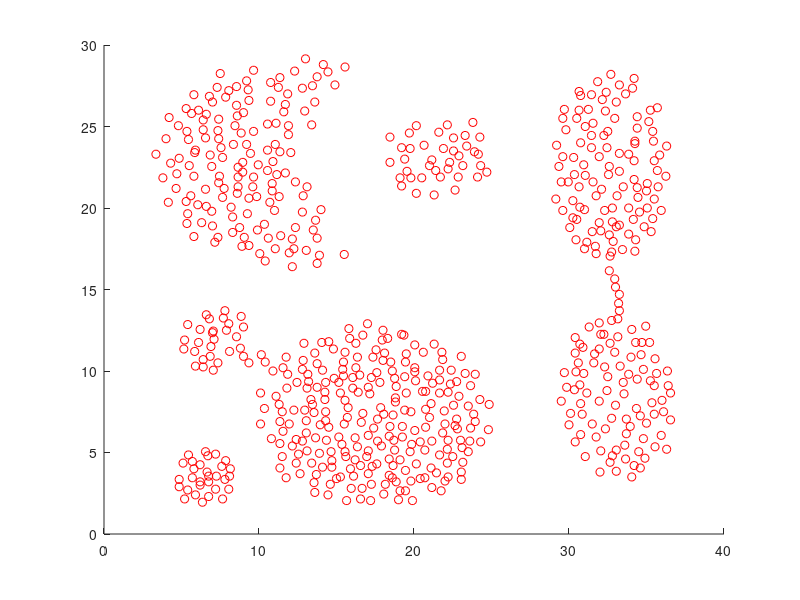
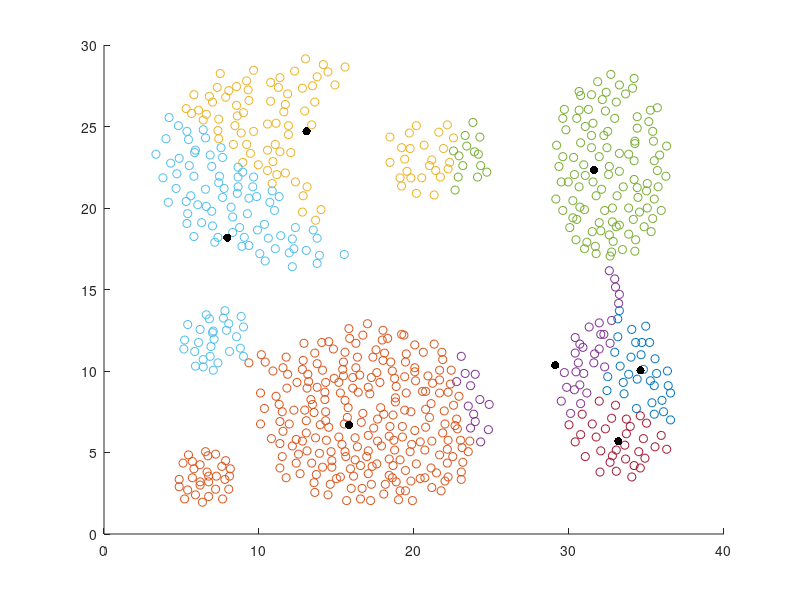
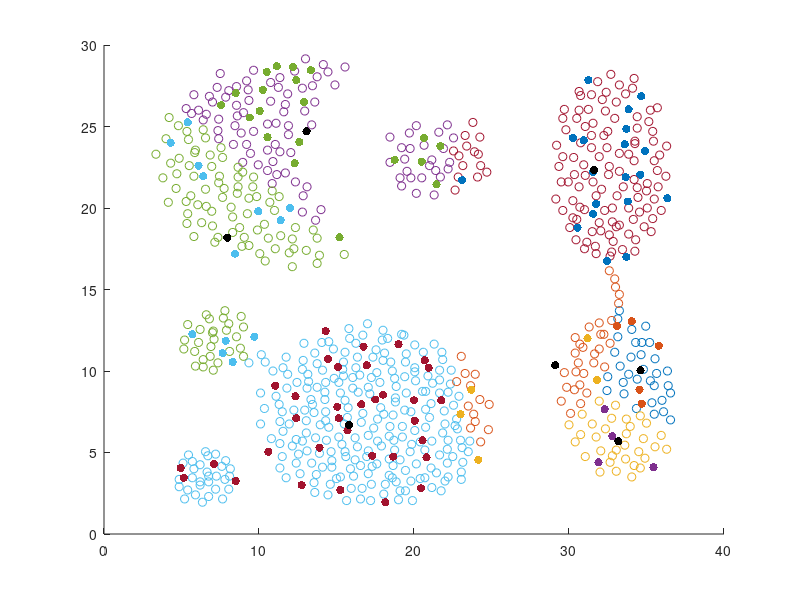

Reproduce these figures in MATLAB, in order.
dataTrain = csvread('TrainsetTugas2.csv');
dataTest = csvread('TestsetTugas2.csv');
figure
hold on
scatter(dataTrain(:,1),dataTrain(:,2),'r');
hold off


%ambil nilai k=7
k = 7
for i=1 : k
    c(i,1)=dataTrain(randi(688),1);% isi nilai x
    c(i,2)=dataTrain(randi(688),2);% isi nilai y
end
%inisiasi centroid lama
clama=zeros(k,2);
while clama~=c %bandingkan centroid lama sama centroid baru
    %centroid lama dibackup
    for i=1 : k
        clama(i,1) = c(i,1);
        clama(i,2) = c(i,2);
    end
    for i = 1 : size(dataTrain)
        for j = 1 : k
            jarak(j)=sqrt(((c(j,1)-dataTrain(i,1))^2)+(c(j,2)-dataTrain(i,2))^2);%ngitung centroid
        end
        [nilaiMin,indeksMin]=min(jarak);
        dataTrain(i,3)=indeksMin;
    end
%     dtTrainC1 = dataTrain(find(dataTrain(:,3)==1),:);
%     dtTrainC2 = dataTrain(find(dataTrain(:,3)==2),:);
%     dtTrainC3 = dataTrain(find(dataTrain(:,3)==3),:);
%     dtTrainC4 = dataTrain(find(dataTrain(:,3)==4),:); 
%     dtTrainC5 = dataTrain(find(dataTrain(:,3)==5),:);
%     dtTrainC6 = dataTrain(find(dataTrain(:,3)==6),:);
%     dtTrainC7 = dataTrain(find(dataTrain(:,3)==7),:);
%     c(1,1) = mean(dtTrainC1(:,1)); %update centroid baru
%     c(1,2) = mean(dtTrainC1(:,2));
%     c(2,1) = mean(dtTrainC2(:,1));
%     c(2,2) = mean(dtTrainC2(:,2));
%     c(3,1) = mean(dtTrainC3(:,1));
%     c(3,2) = mean(dtTrainC3(:,2));
%     c(4,1) = mean(dtTrainC4(:,1));
%     c(4,2) = mean(dtTrainC4(:,2));
%     c(5,1) = mean(dtTrainC5(:,1));
%     c(5,2) = mean(dtTrainC5(:,2));
%     c(6,1) = mean(dtTrainC6(:,1));
%     c(6,2) = mean(dtTrainC6(:,2));
%     c(7,1) = mean(dtTrainC7(:,1));
%     c(7,2) = mean(dtTrainC7(:,2));
    for i=1 : k
        c(i,1) = mean(dataTrain(find(dataTrain(:,3)==i),1));
        c(i,2) = mean(dataTrain(find(dataTrain(:,3)==i),2));
    end
end

figure
hold on
for i = 1 : k
    scatter(dataTrain(find(dataTrain(:,3)==i),1),dataTrain(find(dataTrain(:,3)==i),2));
    scatter(c(i,1),c(i,2),'k','filled');
end
hold off

% figure
% hold on
% scatter(dtTrainC1(:,1),dtTrainC1(:,2),'r','+');
% scatter(dtTrainC2(:,1),dtTrainC2(:,2),'g');
% scatter(dtTrainC3(:,1),dtTrainC3(:,2),'b');
% scatter(dtTrainC4(:,1),dtTrainC4(:,2),'y');
% scatter(dtTrainC5(:,1),dtTrainC5(:,2),'m');
% scatter(dtTrainC6(:,1),dtTrainC6(:,2),'c');
% scatter(dtTrainC7(:,1),dtTrainC7(:,2),'k');
% scatter(c(1,1),c(1,2),'k','filled');
% scatter(c(2,1),c(2,2),'k','filled');
% scatter(c(3,1),c(3,2),'k','filled');
% scatter(c(4,1),c(4,2),'k','filled');
% scatter(c(5,1),c(5,2),'k','filled');
% scatter(c(6,1),c(6,2),'k','filled');
% scatter(c(7,1),c(7,2),'k','filled');
% hold off
% 
for i = 1 : size(dataTest)
    for j = 1 : k
        jarak(j)=sqrt(((c(j,1)-dataTest(i,1))^2)+(c(j,2)-dataTest(i,2))^2);%ngitung centroid
    end
    [nilaiMin,indeksMin]=min(jarak);
    dataTest(i,3)=indeksMin;
end

figure
hold on
for i = 1 : k
    scatter(dataTrain(find(dataTrain(:,3)==i),1),dataTrain(find(dataTrain(:,3)==i),2));
    scatter(dataTest(find(dataTest(:,3)==i),1),dataTest(find(dataTest(:,3)==i),2),'filled');
    scatter(c(i,1),c(i,2),'k','filled');
end
hold off
% 
% dtTestC1 = dataTest(find(dataTest(:,3)==1),:);
% dtTestC2 = dataTest(find(dataTest(:,3)==2),:);
% dtTestC3 = dataTest(find(dataTest(:,3)==3),:);
% dtTestC4 = dataTest(find(dataTest(:,3)==4),:); 
% dtTestC5 = dataTest(find(dataTest(:,3)==5),:);
% dtTestC6 = dataTest(find(dataTest(:,3)==6),:);
% dtTestC7 = dataTest(find(dataTest(:,3)==7),:);
% 
% figure
% hold on
% scatter(dtTrainC1(:,1),dtTrainC1(:,2),'r');
% scatter(dtTrainC2(:,1),dtTrainC2(:,2),'g');
% scatter(dtTrainC3(:,1),dtTrainC3(:,2),'b');
% scatter(dtTrainC4(:,1),dtTrainC4(:,2),'y');
% scatter(dtTrainC5(:,1),dtTrainC5(:,2),'m');
% scatter(dtTrainC6(:,1),dtTrainC6(:,2),'c');
% scatter(dtTrainC7(:,1),dtTrainC7(:,2),'k');
% scatter(dtTestC1(:,1),dtTestC1(:,2),'r','filled');
% scatter(dtTestC2(:,1),dtTestC2(:,2),'g','filled');
% scatter(dtTestC3(:,1),dtTestC3(:,2),'b','filled');
% scatter(dtTestC4(:,1),dtTestC4(:,2),'y','filled');
% scatter(dtTestC5(:,1),dtTestC5(:,2),'m','filled');
% scatter(dtTestC6(:,1),dtTestC6(:,2),'c','filled');
% scatter(dtTestC7(:,1),dtTestC7(:,2),'k','filled');
% scatter(c(1,1),c(1,2),'k','filled');
% scatter(c(2,1),c(2,2),'k','filled');
% scatter(c(3,1),c(3,2),'k','filled');
% scatter(c(4,1),c(4,2),'k','filled');
% scatter(c(5,1),c(5,2),'k','filled');
% scatter(c(6,1),c(6,2),'k','filled');
% scatter(c(7,1),c(7,2),'k','filled');
% hold off


